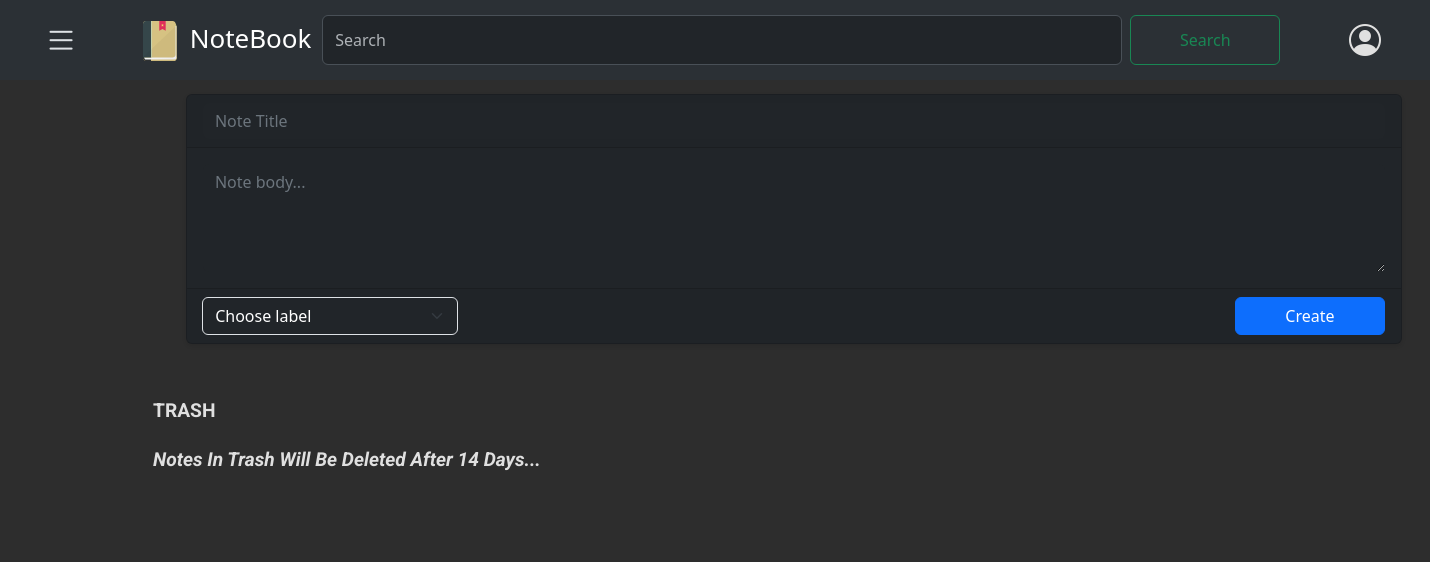
/notes/trash/ (signed in), run on an earlier commit of the app's database.
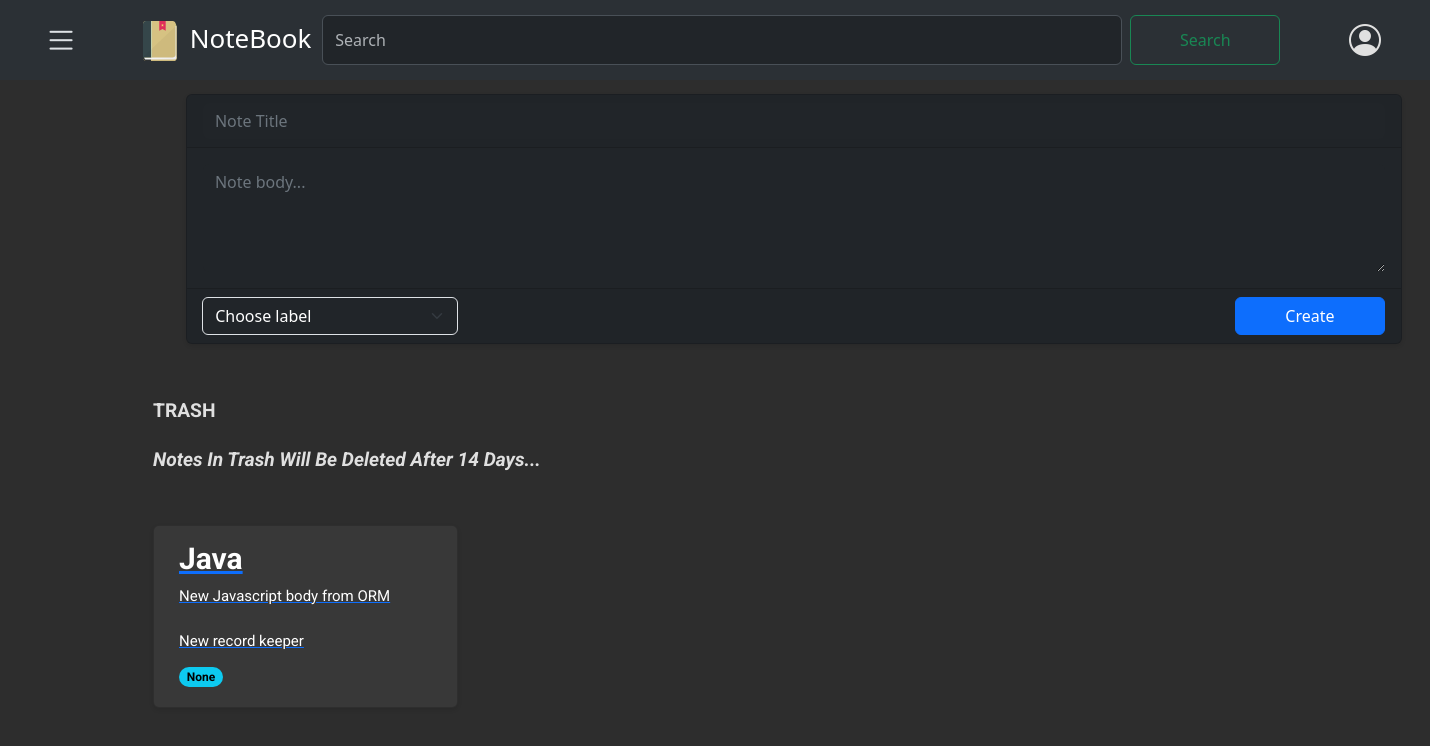
And on a later commit of the database.
### notes/models.py (models this page shows, shortened)
class Note(models.Model):
    user= models.ForeignKey(CustomUser,on_delete=models.CASCADE, related_name='notes')
    title= models.CharField(max_length=100, null=False)
    body= models.TextField()
    label= models.ManyToManyField(Label, related_name="labels", blank=True)
    archived= models.BooleanField(default=False)
    pinned= models.BooleanField(default= False)
    created = models.DateTimeField(auto_now_add= True)
    updated= models.DateTimeField(auto_now=True)
    trashed = models.BooleanField(default=False)
    trashed_at= models.DateTimeField(null=True, blank=True)
    class Meta:
        ordering= ['-updated']
        indexes= [
            models.Index(fields=["-updated"])
        ]
        verbose_name = "Note"
        verbose_name_plural= "Notes"
    def get_labels(self, obj):
        return ", ".join([label.name for label in obj.label.all()])
    get_labels.short_description = 'Labels'

### notes/views.py (the view)
# urls.py: path('trash/', views.trash_list, name='note_trash'),
@login_required
def trash_list(request):
    if request.method== "GET":
        trashed_notes = Note.objects.filter(user=request.user, trashed=True).order_by('-updated')
        return render(request, 'notes/note/trash_list.html', {'trashed_notes': trashed_notes})

### notes/context_processors.py (called while the page is built)
def labels_processor(request):
    if request.user.is_authenticated:
        labels = Label.objects.filter(user=request.user)
    else:
        labels = Label.objects.none()
    return {
        'labels': labels,
    }

### notes/templates/notes/note/trash_list.html (shortened to what this page needs)
{% extends "notes/base.html" %}
{% block content %}
{% load static %}
<p class="text-capitalize" style="font-weight: bold; font-size: larger;">TRASH</p>
<p class="text-capitalize" style="font-weight: bold; font-size: larger; font-style: italic;">Notes in Trash will be deleted after 14 days...</p>
<div class="card-container">
    {% for trashed_note in trashed_notes %}
    <div class="card" data-note-id="{{ trashed_note.id }}">
        <a href="#" class="trash-note-link" data-note-id="{{ trashed_note.id }}">
            <h5 class="card-title">{{ trashed_note.title }}</h5>
            <p class="card-text" >{{ trashed_note.body|truncatechars:650 }}</p>
        </a>
        <span class="badge rounded-pill text-bg-info">{{ trashed_note.label.name }}</span>
    </div>
    {% endfor %}
</div>
{% endblock %}

### notes/templates/notes/base.html (shortened to what this page needs)
{% load static %}
<!DOCTYPE html>
<html lang="en">
<head>
  <link href="{% static 'css/notes.css' %}" rel="stylesheet">
  <link rel="stylesheet" href="https://cdnjs.cloudflare.com/ajax/libs/font-awesome/5.15.3/css/all.min.css">
  <link href="https://cdn.jsdelivr.net/npm/bootstrap@5.3.3/dist/css/bootstrap.min.css" rel="stylesheet"
>
  <link rel="stylesheet" href="https://cdn.jsdelivr.net/npm/bootstrap-icons@1.11.3/font/bootstrap-icons.min.css">
</head>
<body>
  <nav class="navbar bg-body-tertiary sticky-top bg-primary nav-bar" data-bs-theme="dark">
    <div class="container-fluid">
      <i class="bi bi-list btn btn-offcanvas" type="button" data-bs-toggle="offcanvas"
        data-bs-target="#offcanvasWithBothOptions" aria-controls="offcanvasWithBothOptions"></i>
      <a href="{% url 'note_list' %}" style="text-decoration: none; font-size:26px; color: white;">
        <img src="{% static 'images/notebook-svgrepo-com.svg' %}" alt="Avatar"
          style="width: 40px; height: 40px; margin-bottom:0px;">
        NoteBook
      </a>
      <form class="d-flex" role="search">
        <input class="form-control me-2" type="search" placeholder="Search" aria-label="Search">
        <button class="btn btn-outline-success" type="submit" id="searchBar">Search</button>
      </form>
      <div class="nav-item dropdown ms-3" style="margin-right: 45px;">
        <a class="nav-link" href="#" id="navbarDropdown" role="button" data-bs-toggle="modal"
          data-bs-target="#profileModal" style="scale: 2.0;" data-bs-toggle="tooltip" data-bs-placement="bottom"
          title="{{ user.email }}">
          <i class="bi bi-person-circle" style="width: 40px; height: 40px;"></i>
        </a>
      </div>
  </nav>
  <div class="new-note-form" style="margin-top: 1%;
    margin-left: 13%;
    border: none">
    <form method="post" action="{% url 'notes:note_create' %}" id="newNote">
      <div class="card text-bg-dark mb-3" style="max-width: 76rem; padding: 0; ">
        <div class="card-header">
          <input type="text" name="{{ form.title.name }}" class="form-control bg-dark text-white"
            id="{{ form.title.id_for_label }}" placeholder="Note Title"
            style="color: white; border: none; outline: none;">
        </div>
        <div class="card-body">
          <textarea name="{{ form.body.name }}" class="form-control bg-dark text-white"
            id="{{ form.body.id_for_label }}" rows="4" placeholder="Note body..."
            style="border: none; outline: none;"></textarea>
        </div>
        <div class="card-footer">
          <div class="d-flex justify-content-between align-items-center">
            <select name="{{ form.label.name }}" class="form-select bg-dark text-white me-2"
              id="{{ form.label.id_for_label }}" style="max-width: 16rem; margin-left: 4%; ">
              <option selected disabled>Choose label</option>
            </select>
            <button type="submit" class="btn btn-primary">Create</button>
          </div>
        </div>
      </div>
    </form>
  </div>
  <div class="content">
    {% block content %}
    {% endblock %}
  </div>
</body>
</html>

### notes/static/css/notes.css (style rules this page uses)
:root { --bg-color: #2d2d2d; --text-color: #e0e0e0; --secondary-text-color: #b0b0b0; --card-bg-color: #383838; }
html, body { background-color: #2d2d2d !important; color: #e0e0e0 !important; font-family: 'Roboto', sans-serif; }
.nav-bar { height: 80px; position: fixed; }
.btn-offcanvas { color: white; border: 2px solid white; margin-left: 2%; align-items: center; scale: 2.1; }
.d-flex { margin-left: -50px; }
.d-flex>input { width: 800px; height: 50px; }
.d-flex>button { width: 150px; }
.content { margin-top: 3%; background-color: #2d2d2d !important; margin-left: 10%; }
.card-container { display: grid; grid-template-columns: repeat(auto-fill, minmax(250px, 1fr)); gap: 20px; padding: 10px; font-family: 'Roboto', Arial, sans-serif; width: 1300px; margin-top: 30px; margin-bottom: 30px; background-color: #2d2d2d !important; border-color: #444 !important; text-align: justify; }
.card { border-radius: 8px; padding: 15px 25px; box-shadow: 0 2px 4px rgba(0,0,0,0.1); background-color: #383838 !important; position: relative; padding-bottom: 20px; }
.card-title { font-size: 30px; font-weight: bold; margin-bottom: 15px; color: white !important; text-align: left; padding: 0 ; }
.card-text { font-size: 15px; color: white; text-align: left; padding: 0 0 35px; line-height: 1.5; white-space: pre-wrap; word-wrap: break-word; }
.text-capitalize { font-family: 'Roboto', Arial, sans-serif; font-size: 18px; margin: 0; font-weight: normal; padding: 10px; }
.badge { display: inline-block; position: absolute; bottom: 20px; }
.card input::placeholder, .card textarea::placeholder, .card select option:first-child { color: #6c757d !important; opacity: 10; }
.card input { outline: none; }

What changed in the data, as far as the page shows it:
now on this page (row edited): Note: title "Java", body "New Javascript body from ORM New record keeper", label.name "None"
